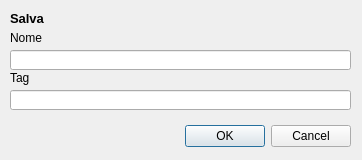
<?xml version="1.0" encoding="UTF-8"?>
<ui version="4.0">
 <class>Dialog</class>
 <widget class="QDialog" name="Dialog">
  <property name="geometry">
   <rect>
    <x>0</x>
    <y>0</y>
    <width>362</width>
    <height>160</height>
   </rect>
  </property>
  <property name="windowTitle">
   <string>Dialog</string>
  </property>
  <widget class="QDialogButtonBox" name="buttonBox">
   <property name="geometry">
    <rect>
     <x>10</x>
     <y>120</y>
     <width>341</width>
     <height>32</height>
    </rect>
   </property>
   <property name="orientation">
    <enum>Qt::Horizontal</enum>
   </property>
   <property name="standardButtons">
    <set>QDialogButtonBox::Cancel|QDialogButtonBox::Ok</set>
   </property>
  </widget>
  <widget class="QLabel" name="label">
   <property name="geometry">
    <rect>
     <x>10</x>
     <y>10</y>
     <width>161</width>
     <height>16</height>
    </rect>
   </property>
   <property name="font">
    <font>
     <pointsize>10</pointsize>
     <weight>75</weight>
     <bold>true</bold>
    </font>
   </property>
   <property name="text">
    <string>Salva</string>
   </property>
  </widget>
  <widget class="QLabel" name="label_2">
   <property name="geometry">
    <rect>
     <x>10</x>
     <y>30</y>
     <width>71</width>
     <height>16</height>
    </rect>
   </property>
   <property name="text">
    <string>Nome</string>
   </property>
  </widget>
  <widget class="QLineEdit" name="nameLineEdit">
   <property name="geometry">
    <rect>
     <x>10</x>
     <y>50</y>
     <width>341</width>
     <height>20</height>
    </rect>
   </property>
  </widget>
  <widget class="QLineEdit" name="tagLineEdit">
   <property name="geometry">
    <rect>
     <x>10</x>
     <y>90</y>
     <width>341</width>
     <height>20</height>
    </rect>
   </property>
  </widget>
  <widget class="QLabel" name="label_3">
   <property name="geometry">
    <rect>
     <x>10</x>
     <y>70</y>
     <width>71</width>
     <height>16</height>
    </rect>
   </property>
   <property name="text">
    <string>Tag</string>
   </property>
  </widget>
 </widget>
 <resources/>
 <connections>
  <connection>
   <sender>buttonBox</sender>
   <signal>accepted()</signal>
   <receiver>Dialog</receiver>
   <slot>accept()</slot>
   <hints>
    <hint type="sourcelabel">
     <x>248</x>
     <y>254</y>
    </hint>
    <hint type="destinationlabel">
     <x>157</x>
     <y>274</y>
    </hint>
   </hints>
  </connection>
  <connection>
   <sender>buttonBox</sender>
   <signal>rejected()</signal>
   <receiver>Dialog</receiver>
   <slot>reject()</slot>
   <hints>
    <hint type="sourcelabel">
     <x>316</x>
     <y>260</y>
    </hint>
    <hint type="destinationlabel">
     <x>286</x>
     <y>274</y>
    </hint>
   </hints>
  </connection>
 </connections>
</ui>
